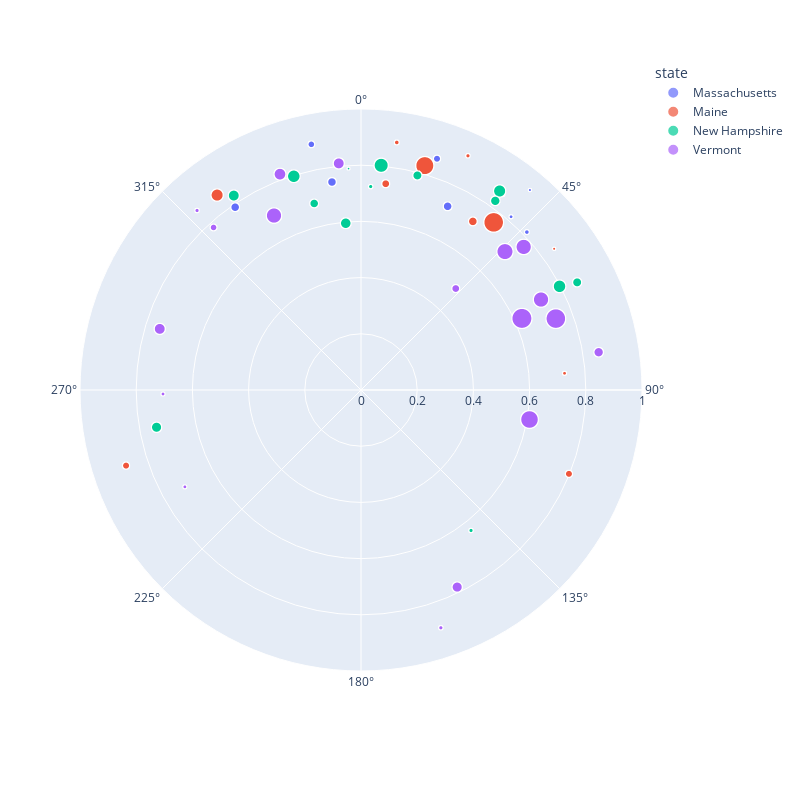

The notebook cell saved with this chart:
### Code cell
px.scatter_polar(
    data_frame=new_england_ski_area_df.rename(
        {"location__localized__en__region": "state"}
    ),
    r="mean_bearing_strength",
    theta="mean_bearing",
    size="combined_vertical",
    hover_name="ski_area_name",
    hover_data=["run_count_filtered", "run_count"],
    color="state",
    range_r=[0, 1],
    width=800,
    height=800,
)

### Figure 1 — Plotly figure (JSON) as saved in the notebook; plotly's stock layout.template omitted (floating-point values rounded to 4 significant figures; data arrays with more than 128 entries replaced by an {"elided": "..."} marker saying what was removed)
{"data": [{"customdata": {"elided": "288x2 int values"}, "hovertemplate": "<b>%{hovertext}</b><br><br>state=Massachusetts<br>mean_bearing_strength=%{r}<br>mean_bearing=%{theta}<br>combined_vertical=%{marker.size}<br>run_count_filtered=%{customdata[0]}<br>run_count=%{customdata[1]}<extra></extra>", "hovertext": {"elided": "288 str values"}, "legendgroup": "Massachusetts", "marker": {"color": "#636efa", "size": {"elided": "288 float values"}, "sizemode": "area", "sizeref": 49.31, "symbol": "circle"}, "mode": "markers", "name": "Massachusetts", "r": {"elided": "288 float values"}, "showlegend": true, "subplot": "polar", "theta": {"elided": "288 float values"}, "type": "scatterpolargl"}, {"customdata": {"elided": "352x2 int values"}, "hovertemplate": "<b>%{hovertext}</b><br><br>state=Maine<br>mean_bearing_strength=%{r}<br>mean_bearing=%{theta}<br>combined_vertical=%{marker.size}<br>run_count_filtered=%{customdata[0]}<br>run_count=%{customdata[1]}<extra></extra>", "hovertext": {"elided": "352 str values"}, "legendgroup": "Maine", "marker": {"color": "#EF553B", "size": {"elided": "352 float values"}, "sizemode": "area", "sizeref": 49.31, "symbol": "circle"}, "mode": "markers", "name": "Maine", "r": {"elided": "352 float values"}, "showlegend": true, "subplot": "polar", "theta": {"elided": "352 float values"}, "type": "scatterpolargl"}, {"customdata": {"elided": "480x2 int values"}, "hovertemplate": "<b>%{hovertext}</b><br><br>state=New Hampshire<br>mean_bearing_strength=%{r}<br>mean_bearing=%{theta}<br>combined_vertical=%{marker.size}<br>run_count_filtered=%{customdata[0]}<br>run_count=%{customdata[1]}<extra></extra>", "hovertext": {"elided": "480 str values"}, "legendgroup": "New Hampshire", "marker": {"color": "#00cc96", "size": {"elided": "480 float values"}, "sizemode": "area", "sizeref": 49.31, "symbol": "circle"}, "mode": "markers", "name": "New Hampshire", "r": {"elided": "480 float values"}, "showlegend": true, "subplot": "polar", "theta": {"elided": "480 float values"}, "type": "scatterpolargl"}, {"customdata": {"elided": "576x2 int values"}, "hovertemplate": "<b>%{hovertext}</b><br><br>state=Vermont<br>mean_bearing_strength=%{r}<br>mean_bearing=%{theta}<br>combined_vertical=%{marker.size}<br>run_count_filtered=%{customdata[0]}<br>run_count=%{customdata[1]}<extra></extra>", "hovertext": {"elided": "576 str values"}, "legendgroup": "Vermont", "marker": {"color": "#ab63fa", "size": {"elided": "576 float values"}, "sizemode": "area", "sizeref": 49.31, "symbol": "circle"}, "mode": "markers", "name": "Vermont", "r": {"elided": "576 float values"}, "showlegend": true, "subplot": "polar", "theta": {"elided": "576 float values"}, "type": "scatterpolargl"}], "layout": {"height": 800, "legend": {"itemsizing": "constant", "title": {"text": "state"}, "tracegroupgap": 0}, "margin": {"t": 60}, "polar": {"angularaxis": {"direction": "clockwise", "rotation": 90}, "domain": {"x": [0, 1], "y": [0, 1]}, "radialaxis": {"range": [0, 1]}}, "width": 800}}
